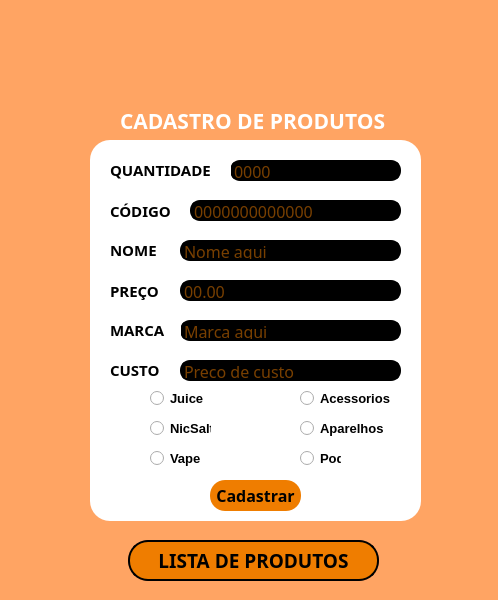
<?xml version="1.0" encoding="UTF-8"?>
<ui version="4.0">
 <class>MainWindow</class>
 <widget class="QMainWindow" name="MainWindow">
  <property name="geometry">
   <rect>
    <x>0</x>
    <y>0</y>
    <width>498</width>
    <height>600</height>
   </rect>
  </property>
  <property name="maximumSize">
   <size>
    <width>498</width>
    <height>600</height>
   </size>
  </property>
  <property name="font">
   <font>
    <pointsize>10</pointsize>
   </font>
  </property>
  <property name="windowTitle">
   <string>Cadastro WHVCDE</string>
  </property>
  <property name="windowIcon">
   <iconset>
    <normaloff>image6.jpg</normaloff>image6.jpg</iconset>
  </property>
  <property name="styleSheet">
   <string notr="true">background-color: rgb(255, 164, 99);</string>
  </property>
  <widget class="QWidget" name="centralwidget">
   <widget class="QLabel" name="label">
    <property name="geometry">
     <rect>
      <x>120</x>
      <y>100</y>
      <width>271</width>
      <height>41</height>
     </rect>
    </property>
    <property name="font">
     <font>
      <family>Proxima Nova Bl</family>
      <pointsize>16</pointsize>
      <weight>75</weight>
      <bold>true</bold>
     </font>
    </property>
    <property name="styleSheet">
     <string notr="true">background-color: transparent;
color: rgb(255, 255, 255);
text-align: center;</string>
    </property>
    <property name="text">
     <string>CADASTRO DE PRODUTOS</string>
    </property>
   </widget>
   <widget class="QFrame" name="frame">
    <property name="geometry">
     <rect>
      <x>90</x>
      <y>140</y>
      <width>331</width>
      <height>381</height>
     </rect>
    </property>
    <property name="styleSheet">
     <string notr="true">background-color: rgb(255, 255, 255);
 border-radius: 20px;
 

	</string>
    </property>
    <property name="frameShape">
     <enum>QFrame::StyledPanel</enum>
    </property>
    <property name="frameShadow">
     <enum>QFrame::Raised</enum>
    </property>
    <widget class="QLabel" name="label_2">
     <property name="geometry">
      <rect>
       <x>20</x>
       <y>60</y>
       <width>81</width>
       <height>21</height>
      </rect>
     </property>
     <property name="font">
      <font>
       <family>Rockwell</family>
       <pointsize>11</pointsize>
       <weight>75</weight>
       <bold>true</bold>
      </font>
     </property>
     <property name="styleSheet">
      <string notr="true">background-color: rgb(255, 255, 255);
 border: 0px solid Black;
</string>
     </property>
     <property name="text">
      <string>CÓDIGO</string>
     </property>
    </widget>
    <widget class="QLabel" name="label_3">
     <property name="geometry">
      <rect>
       <x>20</x>
       <y>100</y>
       <width>61</width>
       <height>20</height>
      </rect>
     </property>
     <property name="font">
      <font>
       <family>Rockwell</family>
       <pointsize>11</pointsize>
       <weight>75</weight>
       <bold>true</bold>
      </font>
     </property>
     <property name="styleSheet">
      <string notr="true"> border: 0px solid Black;</string>
     </property>
     <property name="text">
      <string>NOME</string>
     </property>
    </widget>
    <widget class="QLabel" name="label_4">
     <property name="geometry">
      <rect>
       <x>20</x>
       <y>140</y>
       <width>91</width>
       <height>21</height>
      </rect>
     </property>
     <property name="font">
      <font>
       <family>Rockwell</family>
       <pointsize>11</pointsize>
       <weight>75</weight>
       <bold>true</bold>
      </font>
     </property>
     <property name="styleSheet">
      <string notr="true"> border: 0px solid Black;</string>
     </property>
     <property name="text">
      <string>PREÇO</string>
     </property>
    </widget>
    <widget class="QLineEdit" name="lineEdit">
     <property name="geometry">
      <rect>
       <x>140</x>
       <y>20</y>
       <width>171</width>
       <height>21</height>
      </rect>
     </property>
     <property name="font">
      <font>
       <family>Rockwell</family>
       <pointsize>12</pointsize>
      </font>
     </property>
     <property name="styleSheet">
      <string notr="true">background-color: black;
color: #ef7d00;
 border-radius: 10px;
 border: 2px solid Black;</string>
     </property>
     <property name="placeholderText">
      <string>0000</string>
     </property>
    </widget>
    <widget class="QLineEdit" name="lineEdit_2">
     <property name="geometry">
      <rect>
       <x>100</x>
       <y>60</y>
       <width>211</width>
       <height>21</height>
      </rect>
     </property>
     <property name="font">
      <font>
       <family>Rockwell</family>
       <pointsize>12</pointsize>
      </font>
     </property>
     <property name="styleSheet">
      <string notr="true">background-color: black;
color: #ef7d00;
 border-radius: 10px;
 border: 2px solid Black;</string>
     </property>
     <property name="placeholderText">
      <string>0000000000000</string>
     </property>
    </widget>
    <widget class="QLineEdit" name="lineEdit_3">
     <property name="geometry">
      <rect>
       <x>90</x>
       <y>100</y>
       <width>221</width>
       <height>21</height>
      </rect>
     </property>
     <property name="font">
      <font>
       <family>Rockwell</family>
       <pointsize>12</pointsize>
      </font>
     </property>
     <property name="styleSheet">
      <string notr="true">background-color: black;
color: #ef7d00;
 border-radius: 10px;
 border: 2px solid Black;</string>
     </property>
     <property name="placeholderText">
      <string>Nome aqui</string>
     </property>
    </widget>
    <widget class="QRadioButton" name="radioButton">
     <property name="geometry">
      <rect>
       <x>60</x>
       <y>250</y>
       <width>82</width>
       <height>17</height>
      </rect>
     </property>
     <property name="font">
      <font>
       <pointsize>10</pointsize>
       <weight>75</weight>
       <bold>true</bold>
      </font>
     </property>
     <property name="styleSheet">
      <string notr="true">border: 0px solid Black</string>
     </property>
     <property name="text">
      <string>Juice</string>
     </property>
     <property name="checkable">
      <bool>true</bool>
     </property>
    </widget>
    <widget class="QRadioButton" name="radioButton_2">
     <property name="geometry">
      <rect>
       <x>60</x>
       <y>280</y>
       <width>61</width>
       <height>17</height>
      </rect>
     </property>
     <property name="font">
      <font>
       <pointsize>10</pointsize>
       <weight>75</weight>
       <bold>true</bold>
      </font>
     </property>
     <property name="styleSheet">
      <string notr="true">border: 0px solid Black</string>
     </property>
     <property name="text">
      <string>NicSalt</string>
     </property>
    </widget>
    <widget class="QRadioButton" name="radioButton_3">
     <property name="geometry">
      <rect>
       <x>210</x>
       <y>280</y>
       <width>91</width>
       <height>17</height>
      </rect>
     </property>
     <property name="font">
      <font>
       <pointsize>10</pointsize>
       <weight>75</weight>
       <bold>true</bold>
      </font>
     </property>
     <property name="styleSheet">
      <string notr="true">border: 0px solid Black</string>
     </property>
     <property name="text">
      <string>Aparelhos</string>
     </property>
    </widget>
    <widget class="QRadioButton" name="radioButton_5">
     <property name="geometry">
      <rect>
       <x>60</x>
       <y>310</y>
       <width>82</width>
       <height>17</height>
      </rect>
     </property>
     <property name="font">
      <font>
       <pointsize>10</pointsize>
       <weight>75</weight>
       <bold>true</bold>
      </font>
     </property>
     <property name="styleSheet">
      <string notr="true">border: 0px solid Black</string>
     </property>
     <property name="text">
      <string>Vape</string>
     </property>
    </widget>
    <widget class="QRadioButton" name="radioButton_6">
     <property name="geometry">
      <rect>
       <x>210</x>
       <y>310</y>
       <width>41</width>
       <height>17</height>
      </rect>
     </property>
     <property name="font">
      <font>
       <pointsize>10</pointsize>
       <weight>75</weight>
       <bold>true</bold>
      </font>
     </property>
     <property name="styleSheet">
      <string notr="true">border: 0px solid Black</string>
     </property>
     <property name="text">
      <string>Pod</string>
     </property>
    </widget>
    <widget class="QPushButton" name="pushButton">
     <property name="geometry">
      <rect>
       <x>120</x>
       <y>340</y>
       <width>91</width>
       <height>31</height>
      </rect>
     </property>
     <property name="font">
      <font>
       <family>Proxima Nova Bl</family>
       <pointsize>12</pointsize>
       <weight>75</weight>
       <bold>true</bold>
      </font>
     </property>
     <property name="styleSheet">
      <string notr="true">background-color: #ef7d00;
border-radius: 15px</string>
     </property>
     <property name="text">
      <string>Cadastrar</string>
     </property>
    </widget>
    <widget class="QLabel" name="label_5">
     <property name="geometry">
      <rect>
       <x>20</x>
       <y>20</y>
       <width>121</width>
       <height>20</height>
      </rect>
     </property>
     <property name="font">
      <font>
       <family>Rockwell</family>
       <pointsize>11</pointsize>
       <weight>75</weight>
       <bold>true</bold>
      </font>
     </property>
     <property name="styleSheet">
      <string notr="true"> border: 0px solid Black;</string>
     </property>
     <property name="text">
      <string>QUANTIDADE</string>
     </property>
    </widget>
    <widget class="QLineEdit" name="lineEdit_4">
     <property name="geometry">
      <rect>
       <x>90</x>
       <y>140</y>
       <width>221</width>
       <height>21</height>
      </rect>
     </property>
     <property name="font">
      <font>
       <family>Rockwell</family>
       <pointsize>12</pointsize>
      </font>
     </property>
     <property name="styleSheet">
      <string notr="true">background-color: black;
color: #ef7d00;
 border-radius: 10px;
 border: 2px solid Black;</string>
     </property>
     <property name="placeholderText">
      <string>00.00</string>
     </property>
    </widget>
    <widget class="QLineEdit" name="lineEdit_5">
     <property name="geometry">
      <rect>
       <x>90</x>
       <y>180</y>
       <width>221</width>
       <height>21</height>
      </rect>
     </property>
     <property name="font">
      <font>
       <family>Rockwell</family>
       <pointsize>12</pointsize>
      </font>
     </property>
     <property name="styleSheet">
      <string notr="true">background-color: black;
color: #ef7d00;
 border-radius: 10px;
 border: 2px solid Black;</string>
     </property>
     <property name="placeholderText">
      <string>Marca aqui</string>
     </property>
    </widget>
    <widget class="QLabel" name="label_6">
     <property name="geometry">
      <rect>
       <x>20</x>
       <y>180</y>
       <width>71</width>
       <height>20</height>
      </rect>
     </property>
     <property name="font">
      <font>
       <family>Rockwell</family>
       <pointsize>11</pointsize>
       <weight>75</weight>
       <bold>true</bold>
      </font>
     </property>
     <property name="styleSheet">
      <string notr="true"> border: 0px solid Black;</string>
     </property>
     <property name="text">
      <string>MARCA</string>
     </property>
    </widget>
    <widget class="QRadioButton" name="radioButton_4">
     <property name="geometry">
      <rect>
       <x>210</x>
       <y>250</y>
       <width>101</width>
       <height>17</height>
      </rect>
     </property>
     <property name="font">
      <font>
       <pointsize>10</pointsize>
       <weight>75</weight>
       <bold>true</bold>
      </font>
     </property>
     <property name="styleSheet">
      <string notr="true">border: 0px solid Black</string>
     </property>
     <property name="text">
      <string>Acessorios</string>
     </property>
    </widget>
    <widget class="QLineEdit" name="lineEdit_6">
     <property name="geometry">
      <rect>
       <x>90</x>
       <y>220</y>
       <width>221</width>
       <height>21</height>
      </rect>
     </property>
     <property name="font">
      <font>
       <family>Rockwell</family>
       <pointsize>12</pointsize>
      </font>
     </property>
     <property name="styleSheet">
      <string notr="true">background-color: black;
color: #ef7d00;
 border-radius: 10px;
 border: 2px solid Black;</string>
     </property>
     <property name="placeholderText">
      <string>Preco de custo</string>
     </property>
    </widget>
    <widget class="QLabel" name="label_9">
     <property name="geometry">
      <rect>
       <x>20</x>
       <y>220</y>
       <width>61</width>
       <height>20</height>
      </rect>
     </property>
     <property name="font">
      <font>
       <family>Rockwell</family>
       <pointsize>11</pointsize>
       <weight>75</weight>
       <bold>true</bold>
      </font>
     </property>
     <property name="styleSheet">
      <string notr="true"> border: 0px solid Black;</string>
     </property>
     <property name="text">
      <string>CUSTO</string>
     </property>
    </widget>
   </widget>
   <widget class="QPushButton" name="pushButton_2">
    <property name="geometry">
     <rect>
      <x>128</x>
      <y>540</y>
      <width>251</width>
      <height>41</height>
     </rect>
    </property>
    <property name="font">
     <font>
      <family>Proxima Nova Bl</family>
      <pointsize>14</pointsize>
      <weight>75</weight>
      <bold>true</bold>
     </font>
    </property>
    <property name="styleSheet">
     <string notr="true"> border-radius: 20px;
background-color: #ef7d00;
 border: 2px solid Black;</string>
    </property>
    <property name="text">
     <string>LISTA DE PRODUTOS</string>
    </property>
   </widget>
   <widget class="QLabel" name="label_8">
    <property name="geometry">
     <rect>
      <x>0</x>
      <y>-280</y>
      <width>501</width>
      <height>1161</height>
     </rect>
    </property>
    <property name="text">
     <string/>
    </property>
    <property name="pixmap">
     <pixmap>498x600px.png</pixmap>
    </property>
   </widget>
   <widget class="QLabel" name="label_7">
    <property name="geometry">
     <rect>
      <x>190</x>
      <y>20</y>
      <width>111</width>
      <height>71</height>
     </rect>
    </property>
    <property name="styleSheet">
     <string notr="true">background-color: transparent;</string>
    </property>
    <property name="text">
     <string/>
    </property>
    <property name="pixmap">
     <pixmap>Logo Wild haze Vapes-01 (1).png</pixmap>
    </property>
   </widget>
   <zorder>label_8</zorder>
   <zorder>frame</zorder>
   <zorder>label</zorder>
   <zorder>pushButton_2</zorder>
   <zorder>label_7</zorder>
  </widget>
 </widget>
 <resources/>
 <connections/>
</ui>
